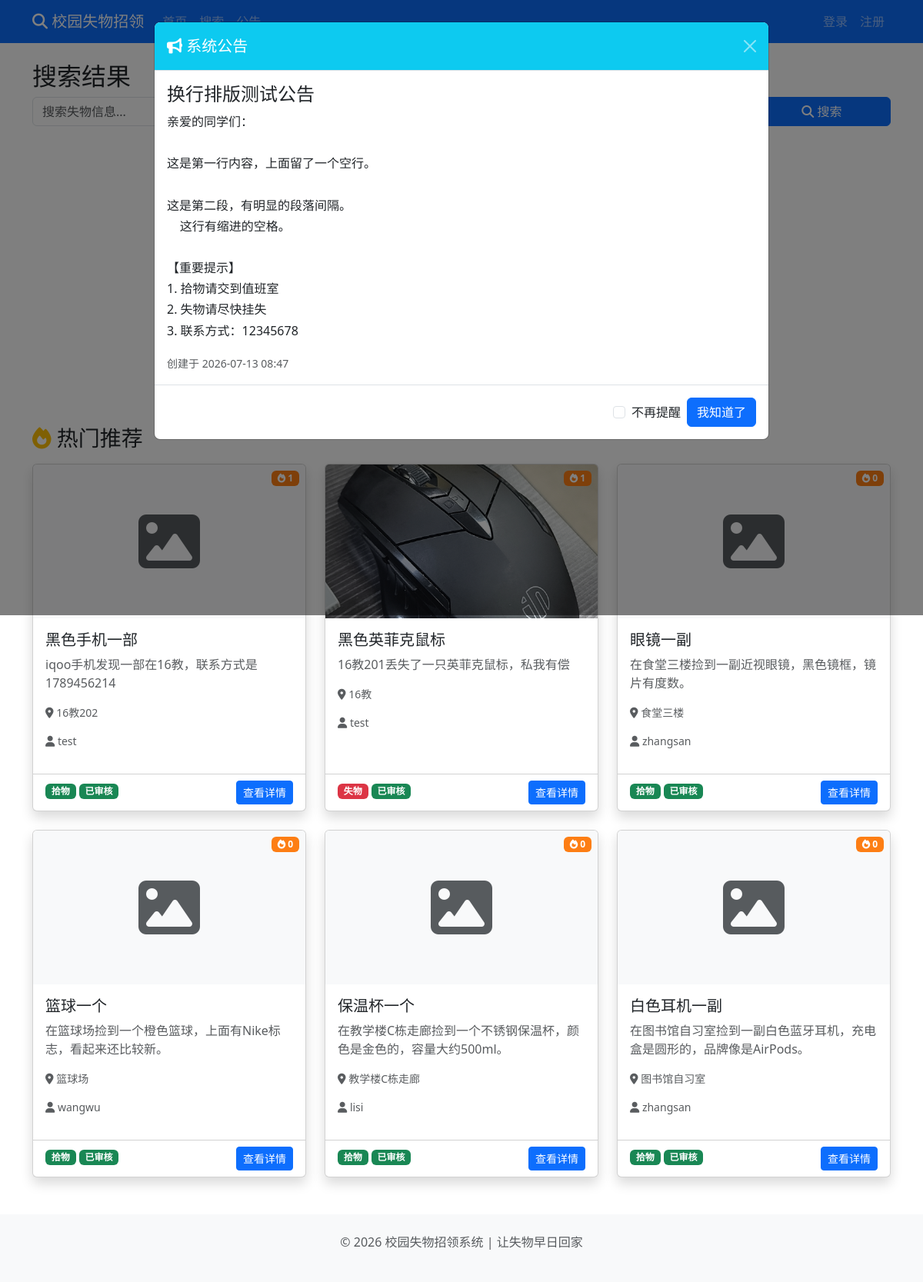
Screenshot of /search with the database file from the repository.
### models.py (models this page shows, shortened)
class Post(db.Model):
    id = db.Column(db.Integer, primary_key=True)
    title = db.Column(db.String(100), nullable=False)
    description = db.Column(db.Text, nullable=False)
    pickup_time = db.Column(db.String(50), nullable=False)
    location = db.Column(db.String(100), nullable=False)
    place_location = db.Column(db.String(100), nullable=False)
    image = db.Column(db.String(200))
    author_id = db.Column(db.Integer, db.ForeignKey('user.id', ondelete='CASCADE'), nullable=False)
    post_type = db.Column(db.String(10), default='found')
    status = db.Column(db.String(20), default='pending')
    created_at = db.Column(db.DateTime, default=datetime.now)
    view_count = db.Column(db.Integer, default=0)
    author = db.relationship('User', backref=db.backref('posts', lazy=True))

class User(UserMixin, db.Model):
    id = db.Column(db.Integer, primary_key=True)
    username = db.Column(db.String(80), unique=True, nullable=False)
    password_hash = db.Column(db.String(120), nullable=False)
    role = db.Column(db.String(20), default='user')
    created_at = db.Column(db.DateTime, default=datetime.now)

### routes/main.py (the view)
@main_bp.route('/search')
def search():
    keyword = request.args.get('keyword', '')
    post_type = request.args.get('post_type', 'all')
    time_range = request.args.get('time', 'all')
    valid_ranges = ['all', '7d', '30d', '90d']
    if time_range not in valid_ranges:
        time_range = 'all'
    cutoff = None
    if time_range == '7d':
        cutoff = datetime.now() - timedelta(days=7)
    elif time_range == '30d':
        cutoff = datetime.now() - timedelta(days=30)
    elif time_range == '90d':
        cutoff = datetime.now() - timedelta(days=90)
    posts = []
    if keyword:
        posts = search_with_similarity(keyword, top_n=20)
        if post_type != 'all':
            posts = [p for p in posts if p.post_type == post_type]
        if cutoff is not None:
            posts = [p for p in posts if p.created_at >= cutoff]
    else:
        if post_type != 'all' or cutoff is not None:
            query = Post.query.filter_by(status='approved')
            if post_type != 'all':
                query = query.filter_by(post_type=post_type)
            if cutoff is not None:
                query = query.filter(Post.created_at >= cutoff)
            posts = query.order_by(Post.created_at.desc()).all()
    suggestions = ['学生证', '钥匙', '耳机', '校园卡', '钱包']
    hot_posts = Post.query.filter_by(status='approved').order_by(Post.created_at.desc()).limit(6).all()
    type_filter = post_type
    return render_template('search.html', posts=posts, keyword=keyword, post_type=post_type,
                           time_range=time_range, suggestions=suggestions, hot_posts=hot_posts,
                           type_filter=type_filter)

### templates/search.html (shortened to what this page needs)
{% extends "base.html" %}
{% block content %}
<h2>搜索结果</h2>
<div class="mb-4">
    <form class="row g-2 align-items-end" id="searchForm" action="{{ url_for('main.search') }}" method="GET">
        <div class="col-md-6">
        </div>
        <div class="col-md-2 d-flex align-items-center gap-2">
            <label for="postTypeSelect" class="form-label mb-0 text-nowrap small">类型</label>
        </div>
        <div class="col-md-2 d-flex align-items-center gap-2">
            <label for="timeRangeSelect" class="form-label mb-0 text-nowrap small">时间范围</label>
        </div>
        <div class="col-md-2 d-flex align-items-stretch">
            <button class="btn btn-primary w-100" type="submit">
                <i class="fas fa-search"></i> 搜索
            </button>
        </div>
    </form>
</div>
{% set type_text = {'all': '全部', 'found': '拾物', 'lost': '失物'} %}
{% set time_text = {'all': '全部时间', '7d': '近7天', '30d': '近30天', '90d': '近90天'} %}
{% if not keyword and posts|length == 0 %}
<div class="text-center py-5 mb-4">
    <h4 class="text-muted mb-4">试试搜索丢失的物品名称</h4>
    <div class="d-flex justify-content-center gap-3 mb-5">
        <a href="{{ url_for('post.publish') }}" class="btn btn-lg btn-outline-primary">
        </a>
        <a href="{{ url_for('main.index', sort='hot') }}" class="btn btn-lg btn-outline-warning">
        </a>
    </div>
</div>
{% if hot_posts %}
<h3 class="mb-3"><i class="fas fa-fire text-warning"></i> 热门推荐</h3>
<div class="row row-cols-1 row-cols-md-2 row-cols-lg-3 g-4 mb-5">
    {% for post in hot_posts %}
    <div class="col">
        <div class="card h-100 shadow">
            <span class="badge bg-orange text-white view-badge"><i class="fas fa-fire"></i> {{ post.view_count or 0 }}</span>
            {% if post.image %}
            <img src="{{ url_for('static', filename='images/' + post.image) }}" class="card-img-top" alt="物品图片" style="height: 200px; object-fit: cover;">
            {% else %}
            <div class="card-img-top bg-light d-flex align-items-center justify-content-center" style="height: 200px;">
                <i class="fas fa-image fa-5x text-muted"></i>
            </div>
            {% endif %}
            <div class="card-body">
                <h5 class="card-title">{{ post.title }}</h5>
                <p class="card-text text-muted">{{ post.description[:50] }}{% if post.description|length > 50 %}...{% endif %}</p>
                <div class="small text-muted">
                    <p><i class="fas fa-map-marker-alt"></i> {{ post.location }}</p>
                    <p><i class="fas fa-user"></i> {{ post.author.username }}</p>
                </div>
            </div>
            <div class="card-footer bg-transparent">
                <span class="badge bg-{{ 'success' if post.post_type == 'found' else 'danger' }}">
                    {{ '拾物' if post.post_type == 'found' else '失物' }}
                </span>
                <span class="badge bg-{{ 'success' if post.status == 'approved' else 'warning' }}">
                    {{ '已审核' if post.status == 'approved' else '待审核' }}
                </span>
                <a href="{{ url_for('post.post_detail', post_id=post.id) }}" class="btn btn-primary float-end btn-sm">
                    查看详情
                </a>
            </div>
        </div>
    </div>
    {% endfor %}
</div>
{% endif %}
{% endif %}
{% endblock %}

### templates/base.html (shortened to what this page needs)
<!DOCTYPE html>
<html lang="zh-CN">
<head>
    <link href="https://cdn.jsdelivr.net/npm/bootstrap@5.3.0/dist/css/bootstrap.min.css" rel="stylesheet">
    <link href="https://cdnjs.cloudflare.com/ajax/libs/font-awesome/6.4.0/css/all.min.css" rel="stylesheet">
    <link rel="stylesheet" href="{{ url_for('static', filename='css/style.css') }}">
</head>
<body>
    <nav class="navbar navbar-expand-lg navbar-dark bg-primary">
        <div class="container">
            <a class="navbar-brand" href="{{ url_for('main.index') }}">
                <i class="fas fa-search"></i> 校园失物招领
            </a>
            <div class="collapse navbar-collapse" id="navbarNav">
                <ul class="navbar-nav me-auto">
                    <li class="nav-item">
                        <a class="nav-link {% if request.path == '/' %}active{% endif %}" href="{{ url_for('main.index') }}">首页</a>
                    </li>
                    <li class="nav-item">
                        <a class="nav-link" href="{{ url_for('main.search') }}">搜索</a>
                    </li>
                    <li class="nav-item">
                        <a class="nav-link" href="{{ url_for('notice.notices_page') }}">公告</a>
                    </li>
                </ul>
                <ul class="navbar-nav ms-auto">
                    {% if current_user.is_authenticated %}
                    <li class="nav-item me-2">
                        <a class="nav-link position-relative" href="{{ url_for('notification.notifications_page') }}" id="notificationBell">
                            <i class="fas fa-bell"></i>
                            <span class="position-absolute top-0 start-100 translate-middle badge rounded-pill bg-danger" id="notificationBadge" style="display: none;">
                                0
                            </span>
                        </a>
                    </li>
                    <li class="nav-item dropdown">
                        <a class="nav-link dropdown-toggle" href="#" role="button" data-bs-toggle="dropdown">
                            <i class="fas fa-user"></i> {{ current_user.username }}
                        </a>
                        <ul class="dropdown-menu">
                            {% if current_user.role == 'admin' %}
                            <li><a class="dropdown-item" href="{{ url_for('admin.admin_dashboard') }}">管理后台</a></li>
                            {% endif %}
                            <li><a class="dropdown-item" href="{{ url_for('post.my_posts') }}">我的发布</a></li>
                            <li><a class="dropdown-item" href="{{ url_for('comment.my_comments_page') }}"><i class="fas fa-comments me-2"></i>我的留言</a></li>
                            <li><a class="dropdown-item" href="{{ url_for('subscription.subscription_list') }}"><i class="fas fa-bell me-2"></i>关键词订阅</a></li>
                            <li><hr class="dropdown-divider"></li>
                            <li><a class="dropdown-item" href="{{ url_for('auth.logout') }}">退出登录</a></li>
                        </ul>
                    </li>
                    {% else %}
                    <li class="nav-item">
                        <a class="nav-link" href="{{ url_for('auth.login') }}">登录</a>
                    </li>
                    <li class="nav-item">
                        <a class="nav-link" href="{{ url_for('auth.register') }}">注册</a>
                    </li>
                    {% endif %}
                </ul>
            </div>
        </div>
    </nav>
    <main class="container mt-4">
        {% block content %}{% endblock %}
    </main>
    <footer class="bg-light py-4 mt-8">
        <div class="container text-center text-muted">
            <p>&copy; 2026 校园失物招领系统 | 让失物早日回家</p>
        </div>
    </footer>
    <div class="modal fade" id="noticeModal" tabindex="-1" aria-labelledby="noticeModalLabel" aria-hidden="true">
        <div class="modal-dialog modal-lg">
            <div class="modal-content">
                <div class="modal-header bg-info text-white">
                    <h5 class="modal-title" id="noticeModalLabel"><i class="fas fa-bullhorn"></i> 系统公告</h5>
                    <button type="button" class="btn-close btn-close-white" data-bs-dismiss="modal" aria-label="Close"></button>
                </div>
                <div class="modal-body">
                    <div id="noticeContent"></div>
                </div>
                <div class="modal-footer">
                    <div class="form-check">
                        <input class="form-check-input" type="checkbox" id="dontShowAgain">
                        <label class="form-check-label" for="dontShowAgain">不再提醒</label>
                    </div>
                    <button type="button" class="btn btn-primary" data-bs-dismiss="modal">我知道了</button>
                </div>
            </div>
        </div>
    </div>
</body>
</html>

### static/css/style.css (style rules this page uses)
body { min-height: 100vh; display: flex; flex-direction: column; }
main { flex: 1; }
.card { transition: transform 0.3s ease, box-shadow 0.3s ease; }
.card-img-top { object-fit: cover; transition: transform 0.3s ease; }
.btn { transition: opacity 0.2s; }
.view-badge { position: absolute; top: 8px; right: 8px; z-index: 2; }
.bg-orange { background-color: #fd7e14 !important; }
.card { position: relative; }

### rows the page displays
Post: view_count "1", title "黑色手机一部", description "iqoo手机发现一部在16教，联系方式是1789456214", location "16教202", author.username "test", post_type "拾物", status "已审核"
Post: view_count "1", image (picture), title "黑色英菲克鼠标", description "16教201丢失了一只英菲克鼠标，私我有偿", location "16教", author.username "test", post_type "失物", status "已审核"
Post: view_count "0", title "眼镜一副", description "在食堂三楼捡到一副近视眼镜，黑色镜框，镜片有度数。", location "食堂三楼", author.username "zhangsan", post_type "拾物", status "已审核"
Post: view_count "0", title "篮球一个", description "在篮球场捡到一个橙色篮球，上面有Nike标志，看起来还比较新。", location "篮球场", author.username "wangwu", post_type "拾物", status "已审核"
Post: view_count "0", title "保温杯一个", description "在教学楼C栋走廊捡到一个不锈钢保温杯，颜色是金色的，容量大约500ml。", location "教学楼C栋走廊", author.username "lisi", post_type "拾物", status "已审核"
Post: view_count "0", title "白色耳机一副", description "在图书馆自习室捡到一副白色蓝牙耳机，充电盒是圆形的，品牌像是AirPods。", location "图书馆自习室", author.username "zhangsan", post_type "拾物", status "已审核"
